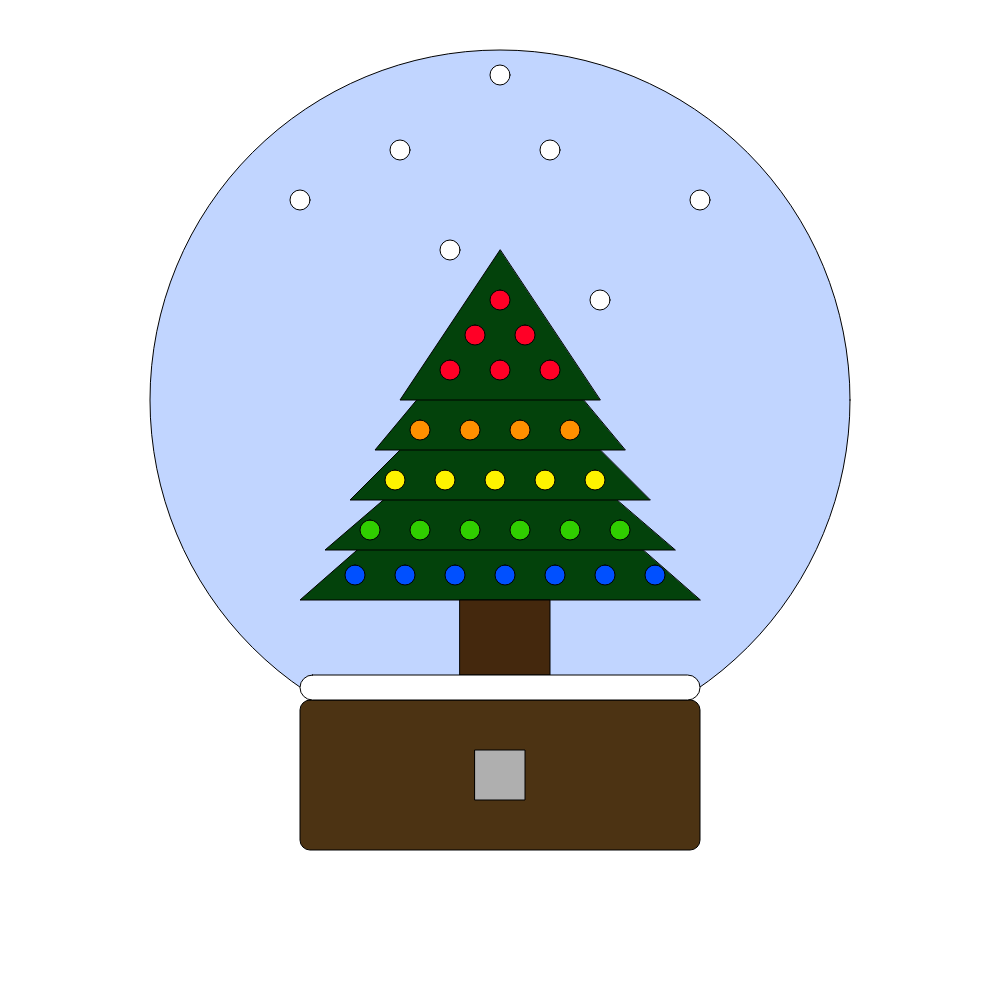
Frame 1 (no input)
Frame 60 (no input): identical to frame 1, image omitted
Frame 120 (the mouse pressed at the canvas centre since frame 60): identical to frame 1, image omitted

The p5.js sketch that drew this single still picture (run headless with seeded random() and noise() and a simulated clock; from frame 60 on, the mouse is pressed at the canvas centre):

// p5.js sketch
// ── sketch.js

var y = 0;
function setup() {
  createCanvas ( 1000, 1000);
}
function draw() {

  background (255);//white background
  
  fill(193, 213, 255);//light blue globe
  ellipse(500, 400, 700, 700);//globe
  fill(76, 51, 19);//brown globe base
  rect(300, 700, 400, 150, 10);//globe base

  fill(3, 66, 11);//green tree
  triangle(500, 425, 300, 600, 700, 600);
  triangle(500, 400, 325, 550, 675, 550);
  triangle(500, 350, 350, 500, 650, 500);
  triangle(500, 300, 375, 450, 625, 450);
  triangle(500, 250, 400, 400, 600, 400);
  
  fill(68, 40, 13);//brown tree stump
  rect(460, 600, 90, 75);//tree stump

  fill(255);//white snow
  rect(300, 675, 400, 25, 20);//snow

  fill(0, 80, 255);//blue
  for(var i = 0; i < 7; i++) {
    rect(345 + i * 50, 565, 20, 20, 10);
    }//(bottom) first row of ornaments

  fill(48, 206, 0);//green
  for(var i = 0; i < 6; i++) {
    rect(360 + i * 50, 520, 20, 20, 10);
    }//second row of ornaments

  fill(255, 242, 0);//yellow
  for(var i = 0; i < 5; i++) {
    rect(385 + i * 50, 470, 20, 20, 10);
    }//third row of ornaments

  fill(255, 144, 0);//orange
  for(var i = 0; i < 4; i++) {
    rect(410 + i * 50, 420, 20, 20, 10);
    }//forth row of ornaments

  fill(255, 0, 38);//red
  for(var i = 0; i < 3; i++) {
    rect(440 + i * 50, 360, 20, 20, 10);
    }//(top) fifth row of ornaments

  fill(255, 0, 38);//red
  for(var i = 0; i < 2; i++) {
    rect(465 + i * 50, 325, 20, 20, 10);
    }//(top) sixth row of ornaments
  
  fill(255, 0, 38);//red
  for(var i = 0; i < 1; i++) {
    rect(490 + i * 50, 290, 20, 20, 10);
    }//(top) sixth row of ornaments

  fill (175, 175, 175);//gray button
  rect (475, 750, 50, 50);//button
  
  fill (255);
  ellipse (500, y + 75, 20, 20);//snowball 1
  ellipse (700, y + 200, 20, 20);//snowball 2
  ellipse (300, y + 200, 20, 20);//snowball 3
  ellipse (400, y + 150, 20, 20);//snowball 4
  ellipse (600, y + 300, 20, 20);//snowball 5
  ellipse (550, y + 150, 20, 20);//snowball 6
  ellipse (450, y + 250, 20, 20);//snowball 7
  
  //If Statements to detect the mouse click on the red button
  if (mouseIsPressed)  {
  	if ( mouseX > 475 && mouseX < 525) {
		if (mouseY > 750 && mouseY < 800) {
			y += 2;
		}
	}
  }
  if (y > 400) {
  	y = 0;
  }
}
